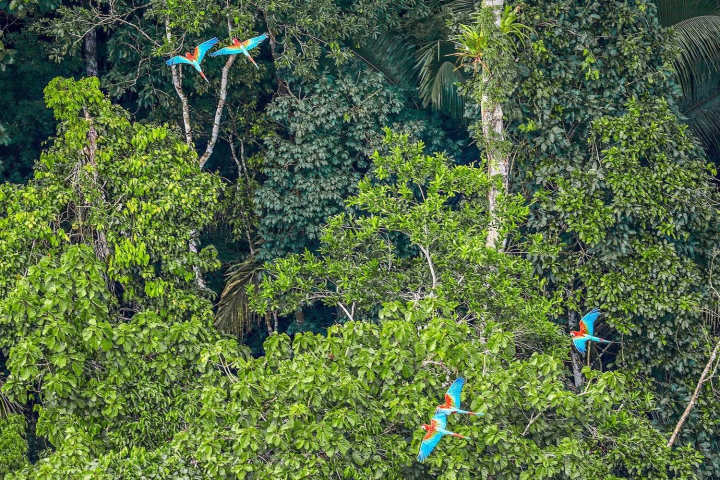
#> input picture HW3/q3/im03.jpg, 1440 x 960 px (shown at 1/2 size)
$ python q3.py
#> lines starting #> are read from the running program, lines starting #| are printed output that depends on the picture; after the words box and inside, x2 and y2 are one past the last pixel; in counts of white or black regions, pixels touching at a corner belong together; pictures that were not available may be replaced by others from this repository, and a replacement may not be noted
### HW3/q3/function.py
import numpy as np
import cv2


def random_patch(img, patch, block_size, overlap, mask_bool=False, mask=0 ):
    patch_gray = cv2.cvtColor(patch, cv2.COLOR_BGR2GRAY)
    (h, w, _) = img.shape
    img_gray = cv2.cvtColor(
        img[:h - (block_size - overlap), :w - (block_size - overlap), :], cv2.COLOR_BGR2GRAY)
    if not mask_bool:
        res = cv2.matchTemplate(img_gray,patch_gray,cv2.TM_CCOEFF_NORMED)  # normalized cross-cor
        tmp = (np.argsort(res.reshape(-1)))

    else:
        res = cv2.matchTemplate(img_gray,patch_gray,cv2.TM_SQDIFF,mask=mask)  # normalized cross-cor
        tmp = np.flip(np.argsort(res.reshape(-1)))


    top_left = np.flip((np.unravel_index(tmp, res.shape))).T
    pre = np.array([0, 0])
    good = []
    for i, row in enumerate(top_left[0:500]):
        if i > 1:
            tmp1 = np.min(np.abs(np.array(good) - pre), axis=0)
            tmp = np.min(np.sum(np.power(np.array(good) - row, 2), axis=1))
            pre = row
            if tmp < 30 or tmp1[0] < 3 or tmp1[0] < 3:
                continue
        pre = row
        good.append(row)
    good = np.array(good)
    np.random.shuffle(good)
    top_left = (good[0]).tolist()
    patch2 = img[top_left[1]:top_left[1] + block_size,top_left[0]:top_left[0] + block_size, :]
    return patch2

def min_cut_path(margin1_gray, margin2_gray):
    errors = np.power(margin1_gray - margin2_gray, 2)
    cost = np.zeros(errors.shape)
    cost[-1] = errors[-1]
    path_matrix = np.zeros(errors.shape)

    errors = np.pad(errors, [(0, 0), (1, 1)],mode='constant', constant_values=np.inf)
    cost = np.pad(cost, [(0, 0), (1, 1)],mode='constant', constant_values=np.inf)

    for i in range(len(errors) - 2, -1, -1):
        for j in range(1, len(errors[i]) - 1):
            cost[i][j] = errors[i][j] + min(cost[i + 1][j - 1:j + 2])
            path_matrix[i][j -1] = np.argmin(cost[i + 1][j - 1:j + 2]) - 1 + j - 1

    path = [int(path_matrix[0][np.argmin(cost[0]) - 1])]
    for i in range(1, len(path_matrix)):
        path.append(int(path_matrix[i][path[-1]]))
    return path


def combine_margin(margin1_, margin2_, axis='h'):
    margin1 = margin1_.copy()
    margin2 = margin2_.copy()

    if axis == 'v':
        margin1 = cv2.merge([margin1[:, :, 0].T, margin1[:, :, 1].T, margin1[:, :, 2].T])
        margin2 = cv2.merge([margin2[:, :, 0].T, margin2[:, :, 1].T, margin2[:, :, 2].T])

    margin1_gray = np.float64(cv2.cvtColor(margin1, cv2.COLOR_BGR2GRAY))
    margin2_gray = np.int64(cv2.cvtColor(margin2, cv2.COLOR_BGR2GRAY))
    path = min_cut_path(margin1_gray, margin2_gray)
    patch_combined = np.zeros(margin1.shape)

    for i, row in enumerate(path):
        patch_combined[i] = margin2[i]
        patch_combined[i, :row] = margin1[i, :row]
    if axis == 'v':
        a = patch_combined[:, :, 0]
        b = patch_combined[:, :, 1]
        c = patch_combined[:, :, 2]
        patch_combined = cv2.merge([a.T, b.T, c.T])
    return np.uint8(patch_combined)

### HW3/q3/q3.py
import cv2
from function import *
import numpy as np


def hole_fill(img_in,holes,source_in,block_size=150 , overlap=70):
    source=source_in.copy()
    img_hole=img_in.copy()
    pad=np.uint8(np.zeros([block_size,img_hole.shape[1],3]))
    img_hole=cv2.vconcat([pad,img_hole,pad])


    for row in holes.copy():
        row[0][1]+=block_size
        row[1][1]+=block_size

        img_hole[row[0][1]:row[1][1],row[0][0]:row[1][0],:]=0
        output_size=(row[1][0]-overlap)-(row[0][0]-block_size)
        patch_count1 = int(np.ceil((output_size - overlap) / (block_size - overlap)))+1
        pad1=patch_count1*block_size -(patch_count1-1)*overlap - output_size

        output_size=(row[1][1]-overlap)-(row[0][1]-block_size)
        patch_count2 = int(np.ceil((output_size - overlap) / (block_size - overlap)))+1
        pad2=patch_count2*block_size -(patch_count2-1)*overlap - output_size

        blank=img_hole[row[0][1]-block_size:row[1][1]-overlap+pad2,row[0][0]-block_size:row[1][0]-overlap+pad1,:].copy()

        for i in range(2,patch_count2+1):
            for j in range(2,patch_count1+1):

                i_v=[(i-1)*block_size-(i-1)*overlap,(i-1)*block_size-(i-2)*overlap]
                i_h=[(j-1)*block_size-(j-1)*overlap,(j-1)*block_size-(j-2)*overlap]
                margin1_up=blank[i_v[0]:i_v[1],i_h[0]:j*block_size-(j-1)*overlap,:].copy()
                margin1_left=blank[i_v[0]:i*block_size-(i-1)*overlap,i_h[0]:i_h[1],:].copy()
                if j==patch_count1:
                    margin_right=blank[i_v[0]:i*block_size-(i-1)*overlap,i_h[0]+overlap:,:].copy()
                if i==patch_count2:
                    margin_down=blank[i_v[0]+overlap:,i_h[0]:j*block_size-(j-1)*overlap,:].copy()

                patch1=np.zeros([block_size,block_size,3])
                mask=np.zeros([block_size,block_size])

                mask[:overlap,:]=255
                mask[:,:overlap]=255

                patch1[:overlap,:,:]=margin1_up.copy()
                patch1[:,:overlap,:]=margin1_left.copy()

                patch2=random_patch(source,np.uint8(patch1),block_size,overlap,True, np.uint8(mask))

                patch_combined_up=combine_margin(margin1_up,patch2[0:overlap,:,:],'v')
                patch_combined_left=combine_margin(margin1_left,patch2[:,0:overlap,:])


                blank[i_v[0]:i*block_size-(i-1)*overlap,i_h[0]:j*block_size-(j-1)*overlap,:]=patch2.copy()
                blank[i_v[0]:i*block_size-(i-1)*overlap,i_h[0]:i_h[1],:]=(patch_combined_left).copy()
                blank[i_v[0]:i_v[1],i_h[0]:j*block_size-(j-1)*overlap,:]=(patch_combined_up).copy()

                if j==patch_count1:
                    patch_combined_right=combine_margin(patch2[:,block_size-margin_right.shape[1]:,:],margin_right)
                    blank[i_v[0]:i*block_size-(i-1)*overlap,i_h[0]+overlap:,:]=patch_combined_right

                if i==patch_count2:
                    patch_combined_down=combine_margin(patch2[block_size-margin_down.shape[0]:,:,:],margin_down,'v')
                    blank[i_v[0]+overlap:,i_h[0]:j*block_size-(j-1)*overlap,:]=patch_combined_down
        img_hole[row[0][1]-block_size:row[1][1]-overlap+pad2,row[0][0]-block_size:row[1][0]-overlap+pad1,:]=blank
    img_hole=img_hole[block_size:img_in.shape[0]+block_size]

    return img_hole


bird=[[[325 , 36],[547 , 165]],
      [[823 , 737], [987, 938]],
      [[1120 ,605],[1250, 730]]]


sea=[[[737 , 688],[957 , 1161]]]


img3=cv2.imread('im03.jpg')
#> img3 is the input picture: shape (960, 1440, 3); mean B, G, R 66.3, 107.4, 85
img4=cv2.imread('im04.jpg')
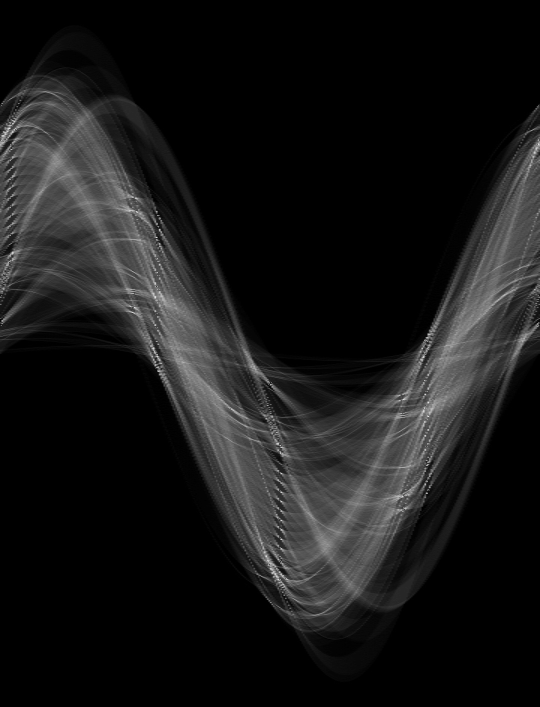
#> input picture HW3/accumulator1.jpg, 1080 x 1414 px, given in place of im04.jpg, which was not available (shown at 1/2 size)
#> img4 is the input picture: shape (1414, 1080, 3); min 0, max 255, mean 23.3


source_bird=img3[bird[0][1][1]:,:bird[1][0][0],:]
source_sea=img4[sea[0][1][1]:,:,:]


img3_fill=hole_fill(img3,bird,source_bird,block_size=150, overlap=70)
#> the loop in hole_fill, `for row in holes.copy():` made 3 passes
#> pass 1, in random_patch, `res = cv2.matchTemplate(img_gray,patch_gray,cv2.TM_SQDIFF,mask=mask)`:
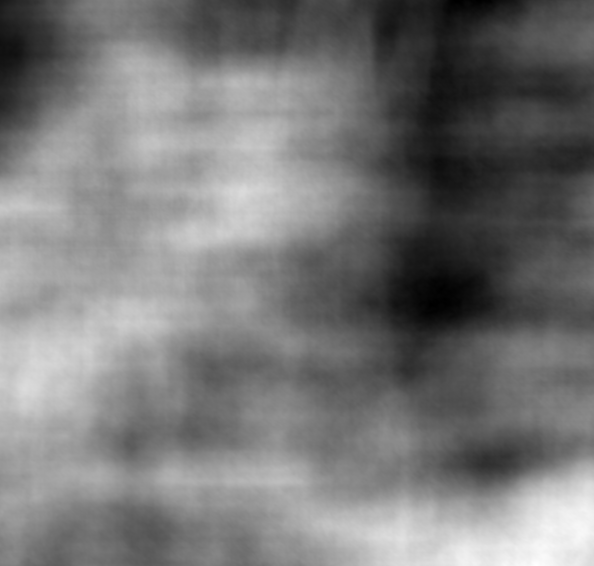
#> res: shape (566, 594) float32; min 57124632, max 195513808, mean 122021368; drawn with min black and max white
#> after the loop in hole_fill, `for row in holes.copy():`: img_hole: shape (1260, 1440, 3); mean B, G, R 49.5, 81.2, 64.2
#> after the loop in hole_fill, `for row in holes.copy():`:
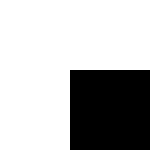
#> mask: shape (150, 150) float64; 71.6% white; 1 black region, box (x1, y1, x2, y2) and area: (70, 70, 150, 150) 6400
img4_fill=hole_fill(img4,sea,source_sea,block_size=150, overlap=70)
#> call 2 of hole_fill, with block_size = 150, overlap = 70
#> the loop in hole_fill (call 2), `for row in holes.copy():` made 1 pass
#> pass 1, in random_patch (call 20), `img_gray = cv2.cvtColor( img[:h - (block_size - overlap), :w - (block_..`:
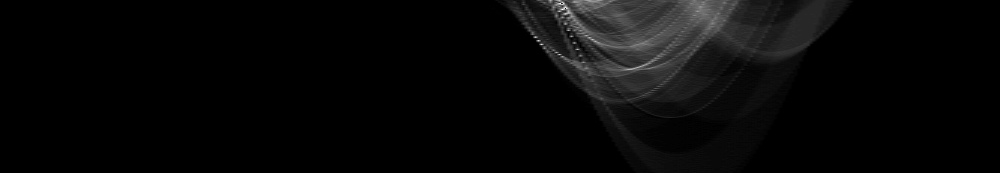
#> img_gray: shape (173, 1000); min 0, max 255, mean 7.9
#> after the loop in hole_fill (call 2), `for row in holes.copy():`:
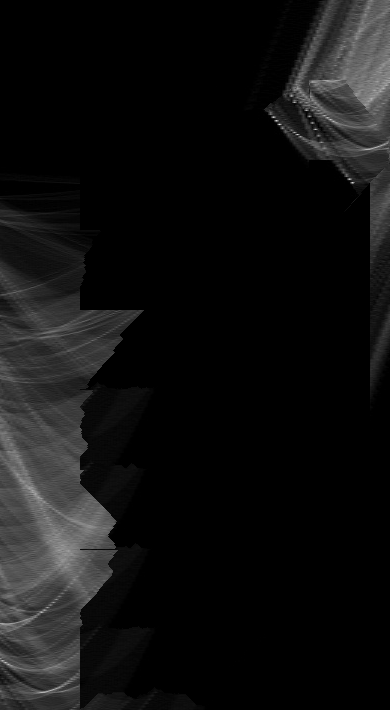
#> blank: shape (710, 390, 3); min 0, max 225, mean 16.1
#> after the loop in hole_fill (call 2), `for row in holes.copy():`:
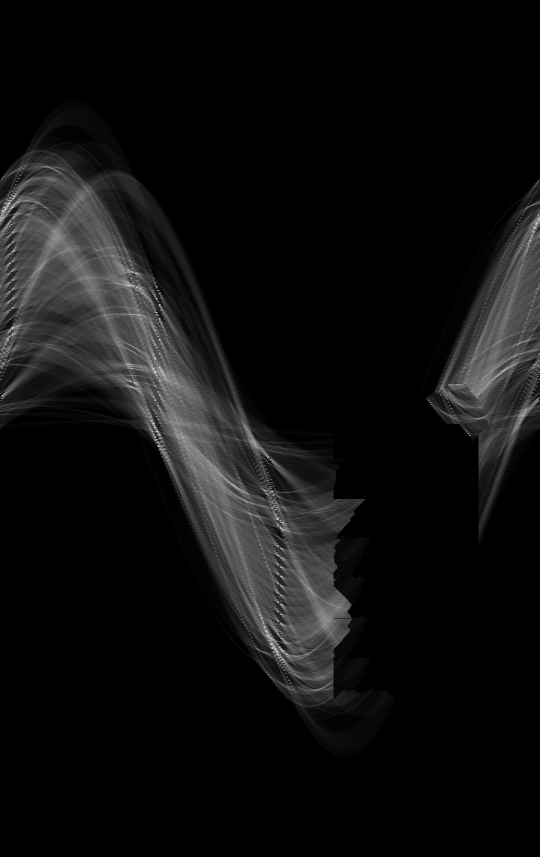
#> img_hole: shape (1714, 1080, 3) (shown at 1/2 size); min 0, max 255, mean 15
#> after the loop in hole_fill (call 2), `for row in holes.copy():`: margin1_left: shape (150, 70, 3); values 0 (black) and 1 (white), 0.14% white in thin lines or dots, all inside (x1, y1, x2, y2) = (1, 74, 26, 101)
#> after the loop in hole_fill (call 2), `for row in holes.copy():`: margin1_up: shape (70, 150, 3); every value is 0
#> in hole_fill (call 2), `img_hole=img_hole[block_size:img_in.shape[0]+block_size]`:
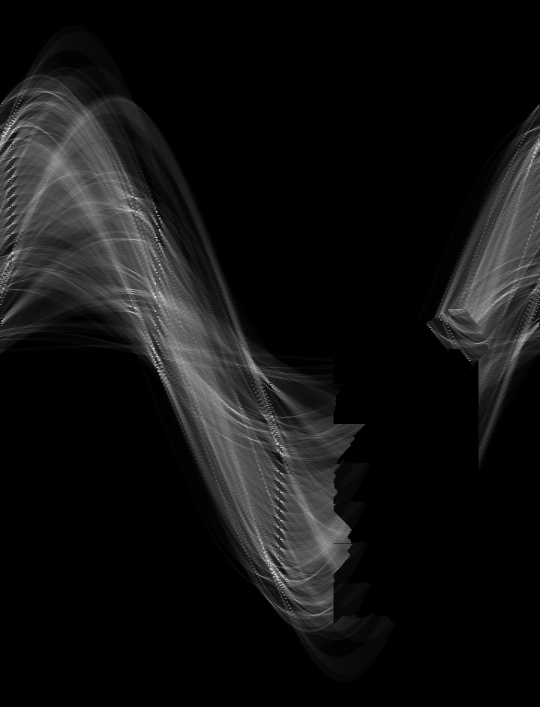
#> img_hole: shape (1414, 1080, 3) (shown at 1/2 size); min 0, max 255, mean 18.1


cv2.imwrite('res15.jpg',img3_fill)
cv2.imwrite('res16.jpg',img4_fill)
